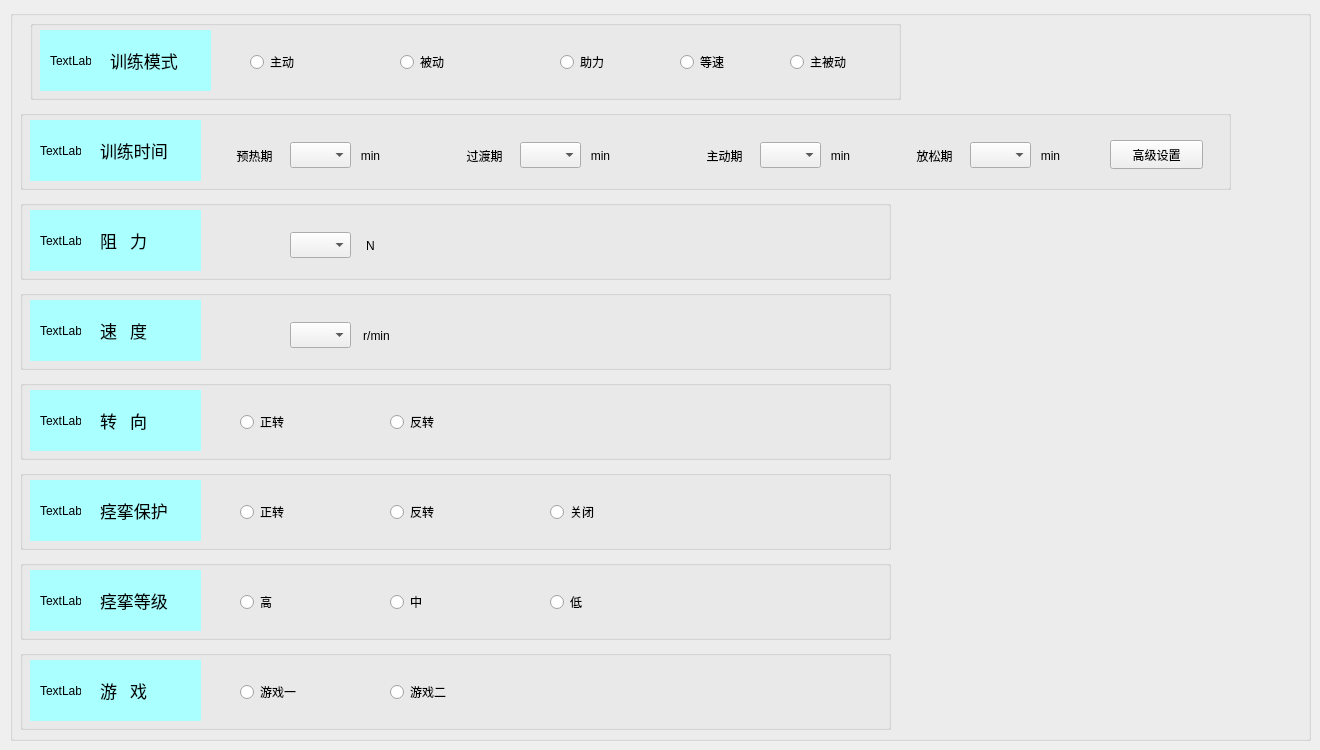
   <widget class="QWidget" name="armOrLeg_Page">
    <widget class="QGroupBox" name="groupBox_10">
     <property name="geometry">
      <rect>
       <x>10</x>
       <y>10</y>
       <width>1301</width>
       <height>731</height>
      </rect>
     </property>
     <property name="title">
      <string/>
     </property>
     <widget class="QGroupBox" name="groupBox_2">
      <property name="geometry">
       <rect>
        <x>20</x>
        <y>10</y>
        <width>871</width>
        <height>80</height>
       </rect>
      </property>
      <property name="title">
       <string/>
      </property>
      <widget class="QWidget" name="widget_2" native="true">
       <property name="geometry">
        <rect>
         <x>10</x>
         <y>10</y>
         <width>171</width>
         <height>61</height>
        </rect>
       </property>
       <property name="styleSheet">
        <string notr="true">background-color: rgb(170, 255, 255);</string>
       </property>
       <widget class="QLabel" name="label_3">
        <property name="geometry">
         <rect>
          <x>10</x>
          <y>10</y>
          <width>41</width>
          <height>41</height>
         </rect>
        </property>
        <property name="text">
         <string>TextLabel</string>
        </property>
       </widget>
       <widget class="QLabel" name="label_4">
        <property name="geometry">
         <rect>
          <x>70</x>
          <y>10</y>
          <width>101</width>
          <height>41</height>
         </rect>
        </property>
        <property name="font">
         <font>
          <family>黑体</family>
          <pointsize>13</pointsize>
         </font>
        </property>
        <property name="text">
         <string>训练模式</string>
        </property>
       </widget>
      </widget>
      <widget class="QRadioButton" name="active2_RadioButton">
       <property name="geometry">
        <rect>
         <x>220</x>
         <y>30</y>
         <width>101</width>
         <height>24</height>
        </rect>
       </property>
       <property name="text">
        <string>主动</string>
       </property>
      </widget>
      <widget class="QRadioButton" name="passive2_RadioButton">
       <property name="geometry">
        <rect>
         <x>370</x>
         <y>30</y>
         <width>101</width>
         <height>24</height>
        </rect>
       </property>
       <property name="text">
        <string>被动</string>
       </property>
      </widget>
      <widget class="QRadioButton" name="assistant2_RadioButton">
       <property name="geometry">
        <rect>
         <x>530</x>
         <y>30</y>
         <width>101</width>
         <height>24</height>
        </rect>
       </property>
       <property name="text">
        <string>助力</string>
       </property>
      </widget>
      <widget class="QRadioButton" name="constant2_RadioButton">
       <property name="geometry">
        <rect>
         <x>650</x>
         <y>30</y>
         <width>101</width>
         <height>24</height>
        </rect>
       </property>
       <property name="text">
        <string>等速</string>
       </property>
      </widget>
      <widget class="QRadioButton" name="activePassive2_RadioButton">
       <property name="geometry">
        <rect>
         <x>760</x>
         <y>30</y>
         <width>101</width>
         <height>24</height>
        </rect>
       </property>
       <property name="text">
        <string>主被动</string>
       </property>
      </widget>
     </widget>
     <widget class="QGroupBox" name="groupBox_3">
      <property name="geometry">
       <rect>
        <x>10</x>
        <y>100</y>
        <width>1211</width>
        <height>80</height>
       </rect>
      </property>
      <property name="title">
       <string/>
      </property>
      <widget class="QWidget" name="widget_3" native="true">
       <property name="geometry">
        <rect>
         <x>10</x>
         <y>10</y>
         <width>171</width>
         <height>61</height>
        </rect>
       </property>
       <property name="styleSheet">
        <string notr="true">background-color: rgb(170, 255, 255);</string>
       </property>
       <widget class="QLabel" name="label_5">
        <property name="geometry">
         <rect>
          <x>10</x>
          <y>10</y>
          <width>41</width>
          <height>41</height>
         </rect>
        </property>
        <property name="text">
         <string>TextLabel</string>
        </property>
       </widget>
       <widget class="QLabel" name="label_6">
        <property name="geometry">
         <rect>
          <x>70</x>
          <y>10</y>
          <width>101</width>
          <height>41</height>
         </rect>
        </property>
        <property name="font">
         <font>
          <family>黑体</family>
          <pointsize>13</pointsize>
         </font>
        </property>
        <property name="text">
         <string>训练时间</string>
        </property>
       </widget>
      </widget>
      <widget class="QLabel" name="label_7">
       <property name="geometry">
        <rect>
         <x>200</x>
         <y>30</y>
         <width>69</width>
         <height>31</height>
        </rect>
       </property>
       <property name="text">
        <string>预热期</string>
       </property>
       <property name="alignment">
        <set>Qt::AlignCenter</set>
       </property>
      </widget>
      <widget class="QComboBox" name="upPreheater2_ComboBox">
       <property name="geometry">
        <rect>
         <x>270</x>
         <y>32</y>
         <width>61</width>
         <height>26</height>
        </rect>
       </property>
      </widget>
      <widget class="QLabel" name="label_8">
       <property name="geometry">
        <rect>
         <x>330</x>
         <y>30</y>
         <width>41</width>
         <height>31</height>
        </rect>
       </property>
       <property name="text">
        <string>min</string>
       </property>
       <property name="alignment">
        <set>Qt::AlignCenter</set>
       </property>
      </widget>
      <widget class="QComboBox" name="upTransition2_ComboBox">
       <property name="geometry">
        <rect>
         <x>500</x>
         <y>32</y>
         <width>61</width>
         <height>26</height>
        </rect>
       </property>
      </widget>
      <widget class="QLabel" name="label_9">
       <property name="geometry">
        <rect>
         <x>560</x>
         <y>30</y>
         <width>41</width>
         <height>31</height>
        </rect>
       </property>
       <property name="text">
        <string>min</string>
       </property>
       <property name="alignment">
        <set>Qt::AlignCenter</set>
       </property>
      </widget>
      <widget class="QLabel" name="label_10">
       <property name="geometry">
        <rect>
         <x>430</x>
         <y>30</y>
         <width>69</width>
         <height>31</height>
        </rect>
       </property>
       <property name="text">
        <string>过渡期</string>
       </property>
       <property name="alignment">
        <set>Qt::AlignCenter</set>
       </property>
      </widget>
      <widget class="QComboBox" name="upActive2_ComboBox">
       <property name="geometry">
        <rect>
         <x>740</x>
         <y>32</y>
         <width>61</width>
         <height>26</height>
        </rect>
       </property>
      </widget>
      <widget class="QLabel" name="label_11">
       <property name="geometry">
        <rect>
         <x>880</x>
         <y>30</y>
         <width>69</width>
         <height>31</height>
        </rect>
       </property>
       <property name="text">
        <string>放松期</string>
       </property>
       <property name="alignment">
        <set>Qt::AlignCenter</set>
       </property>
      </widget>
      <widget class="QLabel" name="label_12">
       <property name="geometry">
        <rect>
         <x>800</x>
         <y>30</y>
         <width>41</width>
         <height>31</height>
        </rect>
       </property>
       <property name="text">
        <string>min</string>
       </property>
       <property name="alignment">
        <set>Qt::AlignCenter</set>
       </property>
      </widget>
      <widget class="QLabel" name="label_13">
       <property name="geometry">
        <rect>
         <x>670</x>
         <y>30</y>
         <width>69</width>
         <height>31</height>
        </rect>
       </property>
       <property name="text">
        <string>主动期</string>
       </property>
       <property name="alignment">
        <set>Qt::AlignCenter</set>
       </property>
      </widget>
      <widget class="QComboBox" name="upRelax2_ComboBox">
       <property name="geometry">
        <rect>
         <x>950</x>
         <y>32</y>
         <width>61</width>
         <height>26</height>
        </rect>
       </property>
      </widget>
      <widget class="QLabel" name="label_14">
       <property name="geometry">
        <rect>
         <x>1010</x>
         <y>30</y>
         <width>41</width>
         <height>31</height>
        </rect>
       </property>
       <property name="text">
        <string>min</string>
       </property>
       <property name="alignment">
        <set>Qt::AlignCenter</set>
       </property>
      </widget>
      <widget class="QPushButton" name="advanced2_Btn">
       <property name="geometry">
        <rect>
         <x>1090</x>
         <y>30</y>
         <width>93</width>
         <height>29</height>
        </rect>
       </property>
       <property name="text">
        <string>高级设置</string>
       </property>
      </widget>
     </widget>
     <widget class="QGroupBox" name="groupBox_4">
      <property name="geometry">
       <rect>
        <x>10</x>
        <y>190</y>
        <width>871</width>
        <height>80</height>
       </rect>
      </property>
      <property name="title">
       <string/>
      </property>
      <widget class="QWidget" name="widget_4" native="true">
       <property name="geometry">
        <rect>
         <x>10</x>
         <y>10</y>
         <width>171</width>
         <height>61</height>
        </rect>
       </property>
       <property name="styleSheet">
        <string notr="true">background-color: rgb(170, 255, 255);</string>
       </property>
       <widget class="QLabel" name="label_15">
        <property name="geometry">
         <rect>
          <x>10</x>
          <y>10</y>
          <width>41</width>
          <height>41</height>
         </rect>
        </property>
        <property name="text">
         <string>TextLabel</string>
        </property>
       </widget>
       <widget class="QLabel" name="label_16">
        <property name="geometry">
         <rect>
          <x>70</x>
          <y>10</y>
          <width>91</width>
          <height>41</height>
         </rect>
        </property>
        <property name="font">
         <font>
          <family>黑体</family>
          <pointsize>13</pointsize>
         </font>
        </property>
        <property name="text">
         <string>阻   力</string>
        </property>
       </widget>
      </widget>
      <widget class="QLabel" name="label_17">
       <property name="geometry">
        <rect>
         <x>330</x>
         <y>30</y>
         <width>41</width>
         <height>31</height>
        </rect>
       </property>
       <property name="text">
        <string>N</string>
       </property>
       <property name="alignment">
        <set>Qt::AlignCenter</set>
       </property>
      </widget>
      <widget class="QComboBox" name="power2_ComboBox">
       <property name="geometry">
        <rect>
         <x>270</x>
         <y>32</y>
         <width>61</width>
         <height>26</height>
        </rect>
       </property>
      </widget>
     </widget>
     <widget class="QGroupBox" name="groupBox_5">
      <property name="geometry">
       <rect>
        <x>10</x>
        <y>280</y>
        <width>871</width>
        <height>80</height>
       </rect>
      </property>
      <property name="title">
       <string/>
      </property>
      <widget class="QWidget" name="widget_5" native="true">
       <property name="geometry">
        <rect>
         <x>10</x>
         <y>10</y>
         <width>171</width>
         <height>61</height>
        </rect>
       </property>
       <property name="styleSheet">
        <string notr="true">background-color: rgb(170, 255, 255);</string>
       </property>
       <widget class="QLabel" name="label_18">
        <property name="geometry">
         <rect>
          <x>10</x>
          <y>10</y>
          <width>41</width>
          <height>41</height>
         </rect>
        </property>
        <property name="text">
         <string>TextLabel</string>
        </property>
       </widget>
       <widget class="QLabel" name="label_19">
        <property name="geometry">
         <rect>
          <x>70</x>
          <y>10</y>
          <width>91</width>
          <height>41</height>
         </rect>
        </property>
        <property name="font">
         <font>
          <family>黑体</family>
          <pointsize>13</pointsize>
         </font>
        </property>
        <property name="text">
         <string>速   度</string>
        </property>
       </widget>
      </widget>
      <widget class="QLabel" name="label_20">
       <property name="geometry">
        <rect>
         <x>331</x>
         <y>30</y>
         <width>51</width>
         <height>31</height>
        </rect>
       </property>
       <property name="text">
        <string>r/min</string>
       </property>
       <property name="alignment">
        <set>Qt::AlignCenter</set>
       </property>
      </widget>
      <widget class="QComboBox" name="speed2_ComboBox">
       <property name="geometry">
        <rect>
         <x>270</x>
         <y>32</y>
         <width>61</width>
         <height>26</height>
        </rect>
       </property>
      </widget>
     </widget>
     <widget class="QGroupBox" name="groupBox_9">
      <property name="geometry">
       <rect>
        <x>10</x>
        <y>640</y>
        <width>871</width>
        <height>80</height>
       </rect>
      </property>
      <property name="title">
       <string/>
      </property>
      <widget class="QWidget" name="widget_9" native="true">
       <property name="geometry">
        <rect>
         <x>10</x>
         <y>10</y>
         <width>171</width>
         <height>61</height>
        </rect>
       </property>
       <property name="styleSheet">
        <string notr="true">background-color: rgb(170, 255, 255);</string>
       </property>
       <widget class="QLabel" name="label_27">
        <property name="geometry">
         <rect>
          <x>10</x>
          <y>10</y>
          <width>41</width>
          <height>41</height>
         </rect>
        </property>
        <property name="text">
         <string>TextLabel</string>
        </property>
       </widget>
       <widget class="QLabel" name="label_28">
        <property name="geometry">
         <rect>
          <x>70</x>
          <y>10</y>
          <width>101</width>
          <height>41</height>
         </rect>
        </property>
        <property name="font">
         <font>
          <family>黑体</family>
          <pointsize>13</pointsize>
         </font>
        </property>
        <property name="text">
         <string>游   戏</string>
        </property>
       </widget>
      </widget>
      <widget class="QRadioButton" name="radioButton_10">
       <property name="geometry">
        <rect>
         <x>220</x>
         <y>30</y>
         <width>101</width>
         <height>24</height>
        </rect>
       </property>
       <property name="text">
        <string>游戏一</string>
       </property>
      </widget>
      <widget class="QRadioButton" name="radioButton_18">
       <property name="geometry">
        <rect>
         <x>370</x>
         <y>30</y>
         <width>101</width>
         <height>24</height>
        </rect>
       </property>
       <property name="text">
        <string>游戏二</string>
       </property>
      </widget>
     </widget>
     <widget class="QGroupBox" name="groupBox_8">
      <property name="geometry">
       <rect>
        <x>10</x>
        <y>550</y>
        <width>871</width>
        <height>80</height>
       </rect>
      </property>
      <property name="title">
       <string/>
      </property>
      <widget class="QWidget" name="widget_8" native="true">
       <property name="geometry">
        <rect>
         <x>10</x>
         <y>10</y>
         <width>171</width>
         <height>61</height>
        </rect>
       </property>
       <property name="styleSheet">
        <string notr="true">background-color: rgb(170, 255, 255);</string>
       </property>
       <widget class="QLabel" name="label_25">
        <property name="geometry">
         <rect>
          <x>10</x>
          <y>10</y>
          <width>41</width>
          <height>41</height>
         </rect>
        </property>
        <property name="text">
         <string>TextLabel</string>
        </property>
       </widget>
       <widget class="QLabel" name="label_26">
        <property name="geometry">
         <rect>
          <x>70</x>
          <y>10</y>
          <width>101</width>
          <height>41</height>
         </rect>
        </property>
        <property name="font">
         <font>
          <family>黑体</family>
          <pointsize>13</pointsize>
         </font>
        </property>
        <property name="text">
         <string>痉挛等级</string>
        </property>
       </widget>
      </widget>
      <widget class="QRadioButton" name="spasmHigh2_RadioButton">
       <property name="geometry">
        <rect>
         <x>220</x>
         <y>30</y>
         <width>101</width>
         <height>24</height>
        </rect>
       </property>
       <property name="text">
        <string>高</string>
       </property>
      </widget>
      <widget class="QRadioButton" name="spasmMidd2_RadioButton">
       <property name="geometry">
        <rect>
         <x>370</x>
         <y>30</y>
         <width>101</width>
         <height>24</height>
        </rect>
       </property>
       <property name="text">
        <string>中</string>
       </property>
      </widget>
      <widget class="QRadioButton" name="spasmLow2_RadioButton">
       <property name="geometry">
        <rect>
         <x>530</x>
         <y>30</y>
         <width>101</width>
         <height>24</height>
        </rect>
       </property>
       <property name="text">
        <string>低</string>
       </property>
      </widget>
     </widget>
     <widget class="QGroupBox" name="groupBox_7">
      <property name="geometry">
       <rect>
        <x>10</x>
        <y>460</y>
        <width>871</width>
        <height>80</height>
       </rect>
      </property>
      <property name="title">
       <string/>
      </property>
      <widget class="QWidget" name="widget_7" native="true">
       <property name="geometry">
        <rect>
         <x>10</x>
         <y>10</y>
         <width>171</width>
         <height>61</height>
        </rect>
       </property>
       <property name="styleSheet">
        <string notr="true">background-color: rgb(170, 255, 255);</string>
       </property>
       <widget class="QLabel" name="label_23">
        <property name="geometry">
         <rect>
          <x>10</x>
          <y>10</y>
          <width>41</width>
          <height>41</height>
         </rect>
        </property>
        <property name="text">
         <string>TextLabel</string>
        </property>
       </widget>
       <widget class="QLabel" name="label_24">
        <property name="geometry">
         <rect>
          <x>70</x>
          <y>10</y>
          <width>101</width>
          <height>41</height>
         </rect>
        </property>
        <property name="font">
         <font>
          <family>黑体</family>
          <pointsize>13</pointsize>
         </font>
        </property>
        <property name="text">
         <string>痉挛保护</string>
        </property>
       </widget>
      </widget>
      <widget class="QRadioButton" name="spasmPause2_RadioButton">
       <property name="geometry">
        <rect>
         <x>220</x>
         <y>30</y>
         <width>101</width>
         <height>24</height>
        </rect>
       </property>
       <property name="text">
        <string>正转</string>
       </property>
      </widget>
      <widget class="QRadioButton" name="spasmACW2_RadioButton">
       <property name="geometry">
        <rect>
         <x>370</x>
         <y>30</y>
         <width>101</width>
         <height>24</height>
        </rect>
       </property>
       <property name="text">
        <string>反转</string>
       </property>
      </widget>
      <widget class="QRadioButton" name="spasmClose2_RadioButton">
       <property name="geometry">
        <rect>
         <x>530</x>
         <y>30</y>
         <width>101</width>
         <height>24</height>
        </rect>
       </property>
       <property name="text">
        <string>关闭</string>
       </property>
      </widget>
     </widget>
     <widget class="QGroupBox" name="groupBox_6">
      <property name="geometry">
       <rect>
        <x>10</x>
        <y>370</y>
        <width>871</width>
        <height>80</height>
       </rect>
      </property>
      <property name="title">
       <string/>
      </property>
      <widget class="QWidget" name="widget_6" native="true">
       <property name="geometry">
        <rect>
         <x>10</x>
         <y>10</y>
         <width>171</width>
         <height>61</height>
        </rect>
       </property>
       <property name="styleSheet">
        <string notr="true">background-color: rgb(170, 255, 255);</string>
       </property>
       <widget class="QLabel" name="label_21">
        <property name="geometry">
         <rect>
          <x>10</x>
          <y>10</y>
          <width>41</width>
          <height>41</height>
         </rect>
        </property>
        <property name="text">
         <string>TextLabel</string>
        </property>
       </widget>
       <widget class="QLabel" name="label_22">
        <property name="geometry">
         <rect>
          <x>70</x>
          <y>10</y>
          <width>101</width>
          <height>41</height>
         </rect>
        </property>
        <property name="font">
         <font>
          <family>黑体</family>
          <pointsize>13</pointsize>
         </font>
        </property>
        <property name="text">
         <string>转   向</string>
        </property>
       </widget>
      </widget>
      <widget class="QRadioButton" name="CW2_RadioButton">
       <property name="geometry">
        <rect>
         <x>220</x>
         <y>30</y>
         <width>101</width>
         <height>24</height>
        </rect>
       </property>
       <property name="text">
        <string>正转</string>
       </property>
      </widget>
      <widget class="QRadioButton" name="ACW2_RadioButton">
       <property name="geometry">
        <rect>
         <x>370</x>
         <y>30</y>
         <width>101</width>
         <height>24</height>
        </rect>
       </property>
       <property name="text">
        <string>反转</string>
       </property>
      </widget>
     </widget>
    </widget>
   </widget>
